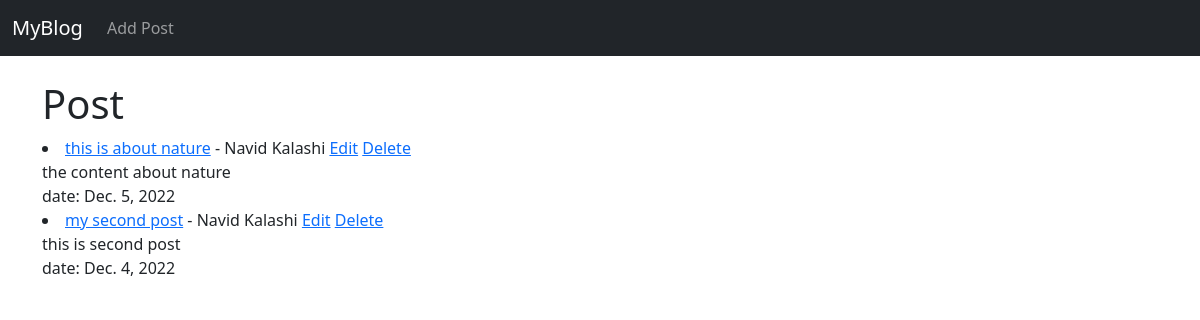
Before: / with the older database file.
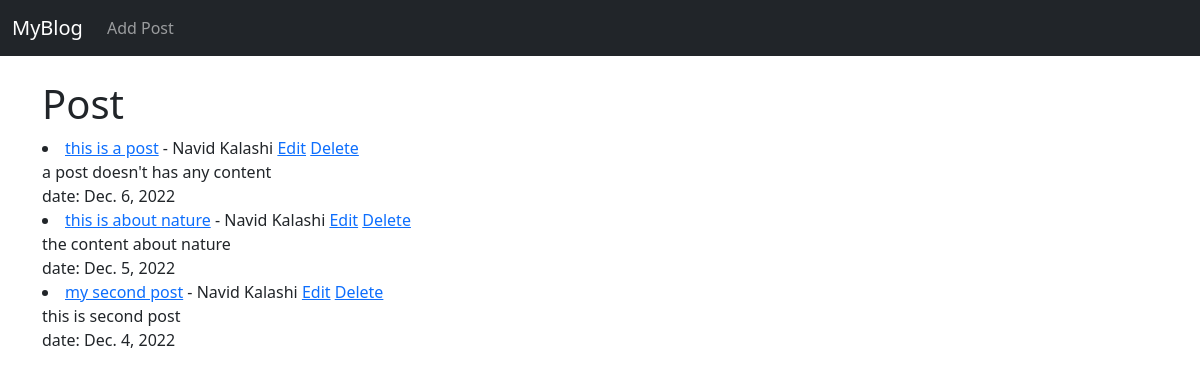
After: the same page with the newer database file.
### blog/models.py (models this page shows, shortened)
class Post(models.Model):
    title = models.CharField(max_length=255)
    title_tag = models.CharField(max_length=255)
    author = models.ForeignKey(User, on_delete=models.CASCADE)
    body = models.TextField()
    date = models.DateField(auto_now_add=True)

### blog/views.py (the view)
# urls.py: path('', HomeView.as_view(), name='home'),
class HomeView(ListView):
    model = Post
    template_name = 'home.html'
    ordering = ['-date']

### blog/templates/home.html (shortened to what this page needs)
{% extends 'base.html' %}
{% block content %}
    <h1>Post</h1>
    {% for post in object_list %}
        <li><a href="{% url 'article_detail' post.pk %}">{{post.title}}</a> - {{post.author.first_name}} {{post.author.last_name}}
            <a href="{% url 'update_post' post.pk %}">Edit</a> <a href="{% url 'delete_post' post.pk %}">Delete</a> <br>
            {{post.body}}</li>
            date: {{post.date}}
    {% endfor %}
{% endblock content %}

### blog/templates/base.html (shortened to what this page needs)
<!doctype html>
<html lang="en">
  <head>
    <link href="https://cdn.jsdelivr.net/npm/bootstrap@5.1.3/dist/css/bootstrap.min.css" rel="stylesheet">
  </head>
  <body>
    <nav class="navbar navbar-expand-lg navbar-dark bg-dark">
        <div class="container-fluid">
          <a class="navbar-brand" href="{% url 'home' %}">MyBlog</a>
          <div class="collapse navbar-collapse" id="navbarSupportedContent">
            <ul class="navbar-nav me-auto mb-2 mb-lg-0">
              <li class="nav-item">
                <a class="nav-link" href="{% url 'add_post' %}">Add Post</a>
              </li>
            </ul>
          </div>
        </div>
      </nav>
    <br>
    <div class="container">
    {% block content %}
    {% endblock content %}
    </div>
  </body>
</html>

Changed rows visible on the page:
added Post: title "this is a post", author.first_name "Navid", author.last_name "Kalashi", body "a post doesn't has any content", date "Dec. 6, 2022"
